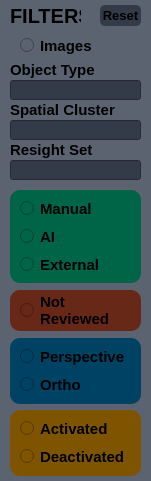
                   <widget class="QFrame" name="frame_38">
                    <property name="geometry">
                     <rect>
                      <x>10</x>
                      <y>60</y>
                      <width>151</width>
                      <height>481</height>
                     </rect>
                    </property>
                    <property name="styleSheet">
                     <string notr="true">QFrame{background-color: rgb(92, 99, 112);border-radius:10px;}</string>
                    </property>
                    <property name="frameShape">
                     <enum>QFrame::Shape::StyledPanel</enum>
                    </property>
                    <property name="frameShadow">
                     <enum>QFrame::Shadow::Raised</enum>
                    </property>
                    <widget class="QFrame" name="frame_19">
                     <property name="geometry">
                      <rect>
                       <x>10</x>
                       <y>410</y>
                       <width>131</width>
                       <height>66</height>
                      </rect>
                     </property>
                     <property name="toolTip">
                      <string/>
                     </property>
                     <property name="styleSheet">
                      <string notr="true">background-color: rgb(127, 84, 0);border-radius:10px;</string>
                     </property>
                     <property name="frameShape">
                      <enum>QFrame::Shape::StyledPanel</enum>
                     </property>
                     <property name="frameShadow">
                      <enum>QFrame::Shadow::Raised</enum>
                     </property>
                     <layout class="QVBoxLayout" name="verticalLayout_12">
                      <property name="spacing">
                       <number>0</number>
                      </property>
                      <property name="leftMargin">
                       <number>10</number>
                      </property>
                      <property name="topMargin">
                       <number>0</number>
                      </property>
                      <property name="rightMargin">
                       <number>0</number>
                      </property>
                      <property name="bottomMargin">
                       <number>0</number>
                      </property>
                      <item>
                       <widget class="QRadioButton" name="gallery_filter_activated">
                        <property name="font">
                         <font>
                          <family>MS Shell Dlg 2</family>
                          <pointsize>11</pointsize>
                          <bold>true</bold>
                         </font>
                        </property>
                        <property name="focusPolicy">
                         <enum>Qt::FocusPolicy::NoFocus</enum>
                        </property>
                        <property name="text">
                         <string notr="true">Activated</string>
                        </property>
                        <property name="autoExclusive">
                         <bool>false</bool>
                        </property>
                       </widget>
                      </item>
                      <item>
                       <widget class="QRadioButton" name="gallery_filter_deactivated">
                        <property name="font">
                         <font>
                          <family>MS Shell Dlg 2</family>
                          <pointsize>11</pointsize>
                          <bold>true</bold>
                         </font>
                        </property>
                        <property name="focusPolicy">
                         <enum>Qt::FocusPolicy::NoFocus</enum>
                        </property>
                        <property name="text">
                         <string notr="true">Deactivated</string>
                        </property>
                        <property name="autoExclusive">
                         <bool>false</bool>
                        </property>
                       </widget>
                      </item>
                     </layout>
                    </widget>
                    <widget class="QPushButton" name="btn_gallery_filter_reset">
                     <property name="geometry">
                      <rect>
                       <x>100</x>
                       <y>5</y>
                       <width>41</width>
                       <height>21</height>
                      </rect>
                     </property>
                     <property name="font">
                      <font>
                       <family>Segoe UI</family>
                       <pointsize>10</pointsize>
                       <bold>true</bold>
                      </font>
                     </property>
                     <property name="styleSheet">
                      <string notr="true">QPushButton {
	border: 2px solid rgb(52, 59, 72);
	border-radius: 5px;	
	background-color: rgb(52, 59, 72);
}
QPushButton:hover {
	background-color: rgb(57, 65, 80);
	border: 2px solid rgb(61, 70, 86);
}
QPushButton:pressed {	
	background-color: rgb(35, 40, 49);
	border: 2px solid rgb(43, 50, 61);
}</string>
                     </property>
                     <property name="text">
                      <string notr="true">Reset</string>
                     </property>
                    </widget>
                    <widget class="QLabel" name="label_5">
                     <property name="geometry">
                      <rect>
                       <x>10</x>
                       <y>0</y>
                       <width>71</width>
                       <height>32</height>
                      </rect>
                     </property>
                     <property name="font">
                      <font>
                       <family>Segoe UI</family>
                       <pointsize>15</pointsize>
                       <bold>true</bold>
                       <underline>false</underline>
                      </font>
                     </property>
                     <property name="text">
                      <string notr="true">FILTERS</string>
                     </property>
                    </widget>
                    <widget class="QLineEdit" name="gallery_filter_group_area">
                     <property name="geometry">
                      <rect>
                       <x>10</x>
                       <y>120</y>
                       <width>131</width>
                       <height>20</height>
                      </rect>
                     </property>
                     <property name="font">
                      <font>
                       <pointsize>10</pointsize>
                      </font>
                     </property>
                     <property name="styleSheet">
                      <string notr="true">background-color: rgb(52, 59, 72);</string>
                     </property>
                    </widget>
                    <widget class="QFrame" name="frame_10">
                     <property name="geometry">
                      <rect>
                       <x>10</x>
                       <y>290</y>
                       <width>131</width>
                       <height>41</height>
                      </rect>
                     </property>
                     <property name="styleSheet">
                      <string notr="true">background-color:rgb(103, 40, 23);border-radius:10px;</string>
                     </property>
                     <property name="frameShape">
                      <enum>QFrame::Shape::StyledPanel</enum>
                     </property>
                     <property name="frameShadow">
                      <enum>QFrame::Shadow::Raised</enum>
                     </property>
                     <layout class="QVBoxLayout" name="verticalLayout_23">
                      <property name="spacing">
                       <number>0</number>
                      </property>
                      <property name="leftMargin">
                       <number>10</number>
                      </property>
                      <property name="topMargin">
                       <number>0</number>
                      </property>
                      <property name="rightMargin">
                       <number>0</number>
                      </property>
                      <property name="bottomMargin">
                       <number>0</number>
                      </property>
                      <item>
                       <widget class="QRadioButton" name="gallery_filter_reviewed">
                        <property name="enabled">
                         <bool>true</bool>
                        </property>
                        <property name="font">
                         <font>
                          <family>MS Shell Dlg 2</family>
                          <pointsize>11</pointsize>
                          <bold>true</bold>
                         </font>
                        </property>
                        <property name="focusPolicy">
                         <enum>Qt::FocusPolicy::NoFocus</enum>
                        </property>
                        <property name="text">
                         <string notr="true">Not
Reviewed</string>
                        </property>
                        <property name="checked">
                         <bool>false</bool>
                        </property>
                        <property name="autoExclusive">
                         <bool>false</bool>
                        </property>
                       </widget>
                      </item>
                     </layout>
                    </widget>
                    <widget class="QFrame" name="frame_17">
                     <property name="geometry">
                      <rect>
                       <x>10</x>
                       <y>338</y>
                       <width>131</width>
                       <height>66</height>
                      </rect>
                     </property>
                     <property name="styleSheet">
                      <string notr="true">background-color: rgb(0, 66, 100);border-radius:10px;</string>
                     </property>
                     <property name="frameShape">
                      <enum>QFrame::Shape::StyledPanel</enum>
                     </property>
                     <property name="frameShadow">
                      <enum>QFrame::Shadow::Raised</enum>
                     </property>
                     <layout class="QVBoxLayout" name="verticalLayout_8">
                      <property name="spacing">
                       <number>0</number>
                      </property>
                      <property name="leftMargin">
                       <number>10</number>
                      </property>
                      <property name="topMargin">
                       <number>0</number>
                      </property>
                      <property name="rightMargin">
                       <number>0</number>
                      </property>
                      <property name="bottomMargin">
                       <number>0</number>
                      </property>
                      <item>
                       <widget class="QRadioButton" name="gallery_filter_perspective_image">
                        <property name="font">
                         <font>
                          <family>MS Shell Dlg 2</family>
                          <pointsize>11</pointsize>
                          <bold>true</bold>
                         </font>
                        </property>
                        <property name="focusPolicy">
                         <enum>Qt::FocusPolicy::NoFocus</enum>
                        </property>
                        <property name="text">
                         <string notr="true">Perspective</string>
                        </property>
                        <property name="autoExclusive">
                         <bool>false</bool>
                        </property>
                       </widget>
                      </item>
                      <item>
                       <widget class="QRadioButton" name="gallery_filter_ortho_image">
                        <property name="font">
                         <font>
                          <family>MS Shell Dlg 2</family>
                          <pointsize>11</pointsize>
                          <bold>true</bold>
                         </font>
                        </property>
                        <property name="focusPolicy">
                         <enum>Qt::FocusPolicy::NoFocus</enum>
                        </property>
                        <property name="text">
                         <string notr="true">Ortho</string>
                        </property>
                        <property name="autoExclusive">
                         <bool>false</bool>
                        </property>
                       </widget>
                      </item>
                     </layout>
                    </widget>
                    <widget class="QLineEdit" name="gallery_filter_object">
                     <property name="geometry">
                      <rect>
                       <x>10</x>
                       <y>80</y>
                       <width>131</width>
                       <height>20</height>
                      </rect>
                     </property>
                     <property name="font">
                      <font>
                       <pointsize>10</pointsize>
                      </font>
                     </property>
                     <property name="styleSheet">
                      <string notr="true">background-color: rgb(52, 59, 72);</string>
                     </property>
                     <property name="text">
                      <string/>
                     </property>
                    </widget>
                    <widget class="QLabel" name="label_13">
                     <property name="geometry">
                      <rect>
                       <x>10</x>
                       <y>140</y>
                       <width>111</width>
                       <height>20</height>
                      </rect>
                     </property>
                     <property name="font">
                      <font>
                       <pointsize>11</pointsize>
                       <bold>true</bold>
                      </font>
                     </property>
                     <property name="text">
                      <string notr="true">Resight Set</string>
                     </property>
                    </widget>
                    <widget class="QLineEdit" name="gallery_filter_resight_set">
                     <property name="geometry">
                      <rect>
                       <x>10</x>
                       <y>160</y>
                       <width>131</width>
                       <height>20</height>
                      </rect>
                     </property>
                     <property name="font">
                      <font>
                       <pointsize>10</pointsize>
                      </font>
                     </property>
                     <property name="styleSheet">
                      <string notr="true">background-color: rgb(52, 59, 72);</string>
                     </property>
                     <property name="text">
                      <string/>
                     </property>
                    </widget>
                    <widget class="QFrame" name="frame_16">
                     <property name="geometry">
                      <rect>
                       <x>10</x>
                       <y>190</y>
                       <width>131</width>
                       <height>93</height>
                      </rect>
                     </property>
                     <property name="styleSheet">
                      <string notr="true">background-color: rgb(0, 100, 70);border-radius:10px;</string>
                     </property>
                     <property name="frameShape">
                      <enum>QFrame::Shape::StyledPanel</enum>
                     </property>
                     <property name="frameShadow">
                      <enum>QFrame::Shadow::Raised</enum>
                     </property>
                     <layout class="QVBoxLayout" name="verticalLayout_7">
                      <property name="spacing">
                       <number>0</number>
                      </property>
                      <property name="leftMargin">
                       <number>10</number>
                      </property>
                      <property name="topMargin">
                       <number>0</number>
                      </property>
                      <property name="rightMargin">
                       <number>0</number>
                      </property>
                      <property name="bottomMargin">
                       <number>0</number>
                      </property>
                      <item>
                       <widget class="QRadioButton" name="gallery_filter_manual">
                        <property name="enabled">
                         <bool>true</bool>
                        </property>
                        <property name="font">
                         <font>
                          <family>MS Shell Dlg 2</family>
                          <pointsize>11</pointsize>
                          <bold>true</bold>
                         </font>
                        </property>
                        <property name="focusPolicy">
                         <enum>Qt::FocusPolicy::NoFocus</enum>
                        </property>
                        <property name="text">
                         <string notr="true">Manual</string>
                        </property>
                        <property name="checkable">
                         <bool>true</bool>
                        </property>
                        <property name="checked">
                         <bool>false</bool>
                        </property>
                        <property name="autoExclusive">
                         <bool>false</bool>
                        </property>
                       </widget>
                      </item>
                      <item>
                       <widget class="QRadioButton" name="gallery_filter_ai">
                        <property name="font">
                         <font>
                          <family>MS Shell Dlg 2</family>
                          <pointsize>11</pointsize>
                          <bold>true</bold>
                         </font>
                        </property>
                        <property name="focusPolicy">
                         <enum>Qt::FocusPolicy::NoFocus</enum>
                        </property>
                        <property name="text">
                         <string notr="true">AI</string>
                        </property>
                        <property name="checked">
                         <bool>false</bool>
                        </property>
                        <property name="autoExclusive">
                         <bool>false</bool>
                        </property>
                       </widget>
                      </item>
                      <item>
                       <widget class="QRadioButton" name="gallery_filter_external">
                        <property name="enabled">
                         <bool>true</bool>
                        </property>
                        <property name="font">
                         <font>
                          <family>MS Shell Dlg 2</family>
                          <pointsize>11</pointsize>
                          <bold>true</bold>
                         </font>
                        </property>
                        <property name="focusPolicy">
                         <enum>Qt::FocusPolicy::NoFocus</enum>
                        </property>
                        <property name="text">
                         <string notr="true">External</string>
                        </property>
                        <property name="checked">
                         <bool>false</bool>
                        </property>
                        <property name="autoExclusive">
                         <bool>false</bool>
                        </property>
                       </widget>
                      </item>
                     </layout>
                    </widget>
                    <widget class="QRadioButton" name="gallery_filter_starred">
                     <property name="geometry">
                      <rect>
                       <x>20</x>
                       <y>30</y>
                       <width>111</width>
                       <height>31</height>
                      </rect>
                     </property>
                     <property name="font">
                      <font>
                       <family>Segoe UI</family>
                       <pointsize>11</pointsize>
                       <bold>true</bold>
                      </font>
                     </property>
                     <property name="focusPolicy">
                      <enum>Qt::FocusPolicy::NoFocus</enum>
                     </property>
                     <property name="styleSheet">
                      <string notr="true">background-color: rgb(92, 99, 112);</string>
                     </property>
                     <property name="text">
                      <string notr="true">Images</string>
                     </property>
                     <property name="icon">
                      <iconset resource="files.qrc">
                       <normaloff>:/icons/icons/starred.svg</normaloff>:/icons/icons/starred.svg</iconset>
                     </property>
                     <property name="checked">
                      <bool>false</bool>
                     </property>
                     <property name="autoExclusive">
                      <bool>false</bool>
                     </property>
                    </widget>
                    <widget class="QLabel" name="label_11">
                     <property name="geometry">
                      <rect>
                       <x>10</x>
                       <y>60</y>
                       <width>91</width>
                       <height>20</height>
                      </rect>
                     </property>
                     <property name="font">
                      <font>
                       <pointsize>11</pointsize>
                       <bold>true</bold>
                      </font>
                     </property>
                     <property name="text">
                      <string notr="true">Object Type</string>
                     </property>
                    </widget>
                    <widget class="QLabel" name="label_12">
                     <property name="geometry">
                      <rect>
                       <x>10</x>
                       <y>100</y>
                       <width>111</width>
                       <height>20</height>
                      </rect>
                     </property>
                     <property name="font">
                      <font>
                       <pointsize>11</pointsize>
                       <bold>true</bold>
                      </font>
                     </property>
                     <property name="text">
                      <string notr="true">Spatial Cluster</string>
                     </property>
                    </widget>
                   </widget>
